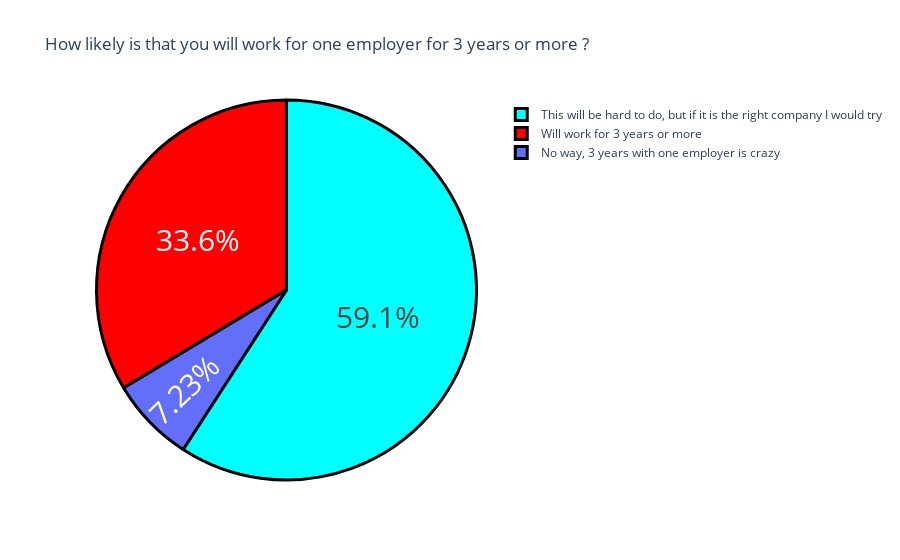

The code cell stored with this chart in its notebook:
### Markdown cell above
# 4] How likely Genz is to work for one employee for three years or more:

### Code cell
question3 = data["How likely is that you will work for one employer for 3 years or more ?"].value_counts()
label = question3.index
counts = question3.values
colors = ['aqua','red']
fig = go.Figure(data=[go.Pie(labels=label,values=counts)])
fig.update_layout(title_text ='How likely is that you will work for one employer for 3 years or more ?')
fig.update_traces(hoverinfo='label+value',
                 textinfo='percent',
                 textfont_size=30,
                 marker=dict(colors=colors,line=dict(color='black',width=3)))

question3
fig.show()

### Figure 1 — Plotly figure (JSON) as saved in the notebook; plotly's stock layout.template omitted (floating-point values rounded to 4 significant figures)
{"data": [{"hoverinfo": "label+value", "labels": ["This will be hard to do, but if it is the right company I would try", "Will work for 3 years or more", "No way, 3 years with one employer is crazy"], "marker": {"colors": ["aqua", "red"], "line": {"color": "black", "width": 3}}, "textfont": {"size": 30}, "textinfo": "percent", "type": "pie", "values": [139, 79, 17]}], "layout": {"title": {"text": "How likely is that you will work for one employer for 3 years or more ?"}}}
